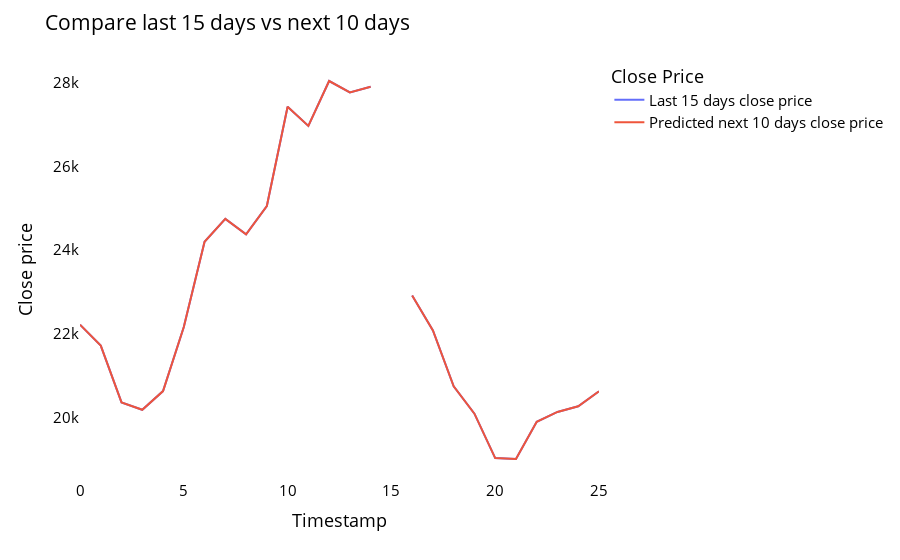

Source (notebook cell):
### Code cell
temp_mat = np.empty((len(last_days) + pred_days + 1, 1))
temp_mat[:] = np.nan
temp_mat = temp_mat.reshape(1, -1).tolist()[0]

last_original_days_value = temp_mat
next_predicted_days_value = temp_mat

last_original_days_value[0 : time_step + 1] = scaler.inverse_transform(closedf[len(closedf) - time_step :]).reshape(1, -1).tolist()[0]
next_predicted_days_value[time_step + 1 :] = scaler.inverse_transform(np.array(lst_output).reshape(-1, 1)).reshape(1, -1).tolist()[0]

new_pred_plot = pd.DataFrame({
    'last_original_days_value': last_original_days_value,
    'next_predicted_days_value': next_predicted_days_value
})

names = cycle(['Last 15 days close price', 'Predicted next 10 days close price'])

fig = px.line(new_pred_plot, x = new_pred_plot.index, y = [new_pred_plot['last_original_days_value'], new_pred_plot['next_predicted_days_value']], labels = {'value': 'Close price', 'index': 'Timestamp'})
fig.update_layout(title_text = 'Compare last 15 days vs next 10 days', plot_bgcolor = 'white', font_size = 15, font_color = 'black', legend_title_text = 'Close Price')
fig.for_each_trace(lambda t: t.update(name = next(names)))
fig.update_xaxes(showgrid = False)
fig.update_yaxes(showgrid = False)
fig.show()

### Figure 1 — Plotly figure (JSON) as saved in the notebook; plotly's stock layout.template omitted (floating-point values rounded to 4 significant figures)
{"data": [{"hovertemplate": "variable=last_original_days_value<br>Timestamp=%{x}<br>Close price=%{y}<extra></extra>", "legendgroup": "last_original_days_value", "line": {"color": "#636efa", "dash": "solid"}, "marker": {"symbol": "circle"}, "mode": "lines", "name": "Last 15 days close price", "orientation": "v", "showlegend": true, "type": "scatter", "x": [0, 1, 2, 3, 4, 5, 6, 7, 8, 9, 10, 11, 12, 13, 14, 15, 16, 17, 18, 19, 20, 21, 22, 23, 24, 25], "xaxis": "x", "y": [22220.0, 21720.0, 20360.0, 20190.0, 20630.0, 22160.0, 24200.0, 24750.0, 24380.0, 25050.0, 27420.0, 26970.0, 28040.0, 27770.0, 27900.0, null, 22910.0, 22080.0, 20750.0, 20090.0, 19030.0, 19010.0, 19900.0, 20140.0, 20270.0, 20630.0], "yaxis": "y"}, {"hovertemplate": "variable=next_predicted_days_value<br>Timestamp=%{x}<br>Close price=%{y}<extra></extra>", "legendgroup": "next_predicted_days_value", "line": {"color": "#EF553B", "dash": "solid"}, "marker": {"symbol": "circle"}, "mode": "lines", "name": "Predicted next 10 days close price", "orientation": "v", "showlegend": true, "type": "scatter", "x": [0, 1, 2, 3, 4, 5, 6, 7, 8, 9, 10, 11, 12, 13, 14, 15, 16, 17, 18, 19, 20, 21, 22, 23, 24, 25], "xaxis": "x", "y": [22220.0, 21720.0, 20360.0, 20190.0, 20630.0, 22160.0, 24200.0, 24750.0, 24380.0, 25050.0, 27420.0, 26970.0, 28040.0, 27770.0, 27900.0, null, 22910.0, 22080.0, 20750.0, 20090.0, 19030.0, 19010.0, 19900.0, 20140.0, 20270.0, 20630.0], "yaxis": "y"}], "layout": {"font": {"color": "black", "size": 15}, "legend": {"title": {"text": "Close Price"}, "tracegroupgap": 0}, "margin": {"t": 60}, "plot_bgcolor": "white", "title": {"text": "Compare last 15 days vs next 10 days"}, "xaxis": {"anchor": "y", "domain": [0, 1], "showgrid": false, "title": {"text": "Timestamp"}}, "yaxis": {"anchor": "x", "domain": [0, 1], "showgrid": false, "title": {"text": "Close price"}}}}
